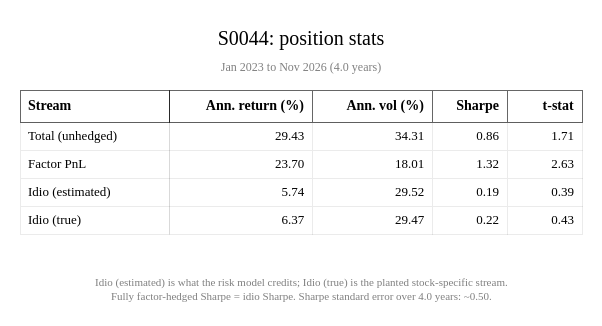

Notebook cell for this chart:
### Code cell
simulation.position_stats(sw, res_ew, resid_ew, "S0044")

### Figure 1 — Plotly figure (JSON) as saved in the notebook; plotly's stock layout.template omitted (floating-point values rounded to 4 significant figures)
{"data": [{"cells": {"align": ["left", "right", "right", "right", "right"], "fill": {"color": [["white", "white", "white", "white"]]}, "font": {"color": "black", "family": "Times New Roman", "size": 13}, "height": 28, "line": {"color": "rgba(0,0,0,0.08)", "width": 1}, "values": [["Total (unhedged)", "Factor PnL", "Idio (estimated)", "Idio (true)"], ["29.43", "23.70", "5.74", "6.37"], ["34.31", "18.01", "29.52", "29.47"], ["0.86", "1.32", "0.19", "0.22"], ["1.71", "2.63", "0.39", "0.43"]]}, "columnwidth": [150, 142.5, 120, 75, 75], "header": {"align": ["left", "right", "right", "right", "right"], "fill": {"color": "white"}, "font": {"color": "black", "family": "Times New Roman", "size": 14}, "height": 32, "line": {"color": "rgba(0,0,0,0.6)", "width": 1}, "values": ["<b>Stream</b>", "<b>Ann. return (%)</b>", "<b>Ann. vol (%)</b>", "<b>Sharpe</b>", "<b>t-stat</b>"]}, "type": "table"}], "layout": {"annotations": [{"align": "center", "font": {"color": "gray", "family": "Times New Roman", "size": 11}, "showarrow": false, "text": "Idio (estimated) is what the risk model credits; Idio (true) is the planted stock-specific stream.<br>Fully factor-hedged Sharpe = idio Sharpe. Sharpe standard error over 4.0 years: ~0.50.", "x": 0.5, "xanchor": "center", "xref": "paper", "y": 0, "yanchor": "top", "yref": "paper", "yshift": -10}], "font": {"color": "black", "family": "Times New Roman", "size": 14}, "height": 326, "margin": {"b": 62, "l": 20, "r": 20, "t": 90}, "title": {"text": "S0044: position stats<br><span style='font-size:12px;color:gray'>Jan 2023 to Nov 2026 (4.0 years)</span>", "x": 0.5}, "width": 602}}
